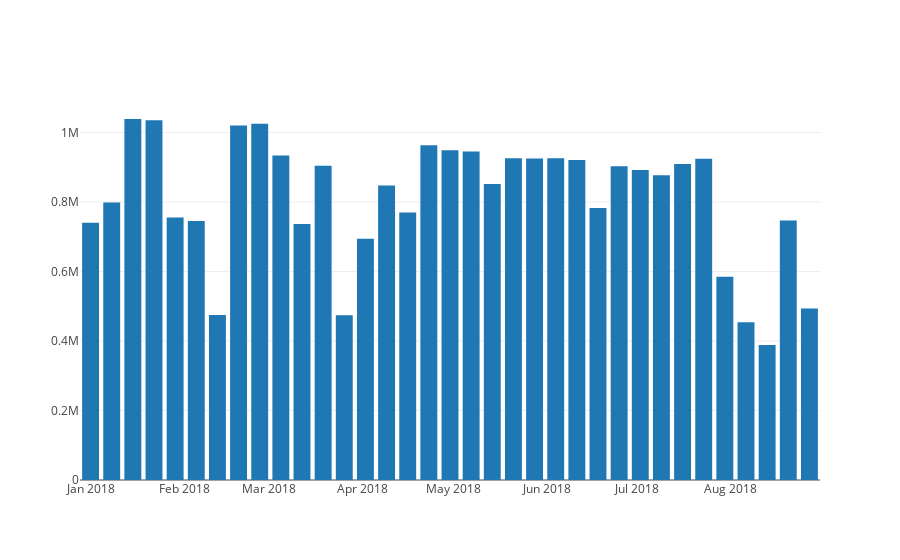

Write notebook code for a chart like this one.
### Code cell
df = _.DataFrame()

iplot([go.Bar(
            x=df['week_of'],
            y=df['server_count'],
)])
